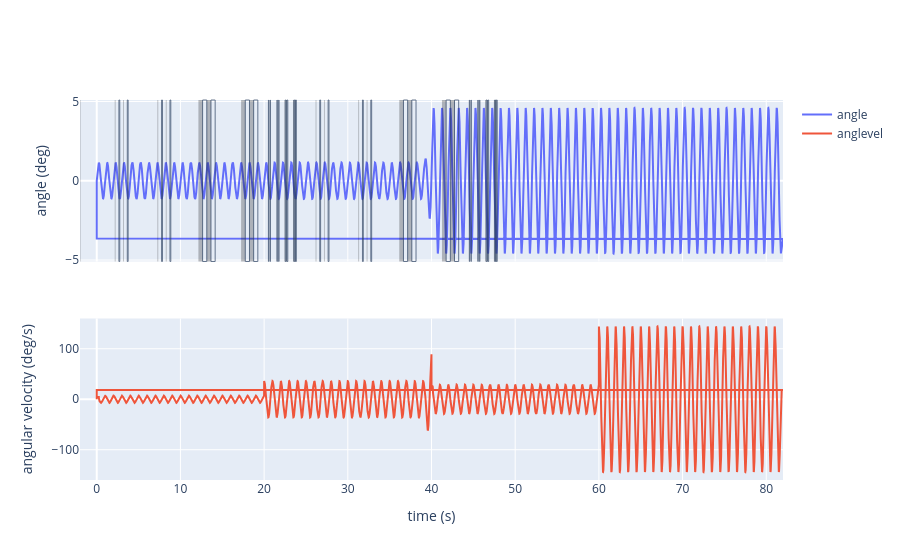

Write notebook code for a chart like this one.
### Markdown cell above
# Plot angles and pulses to CHECK

### Code cell
fig = make_subplots(rows = 2, cols = 1,
                   shared_xaxes=True)
fig.add_trace(
    go.Scatter(x = tnorm, y = angle, mode="lines", name="angle"),
    row=1, col=1)

for onoff in Lonoff:
    fig.add_vrect(x0 = onoff[0], x1=onoff[1], fillcolor="black", opacity=0.25, line_width=0,
                      row=1, col=1)

for onoff in Ronoff:
    fig.add_vrect(x0 = onoff[0], x1=onoff[1], opacity=0.7, line_width=1,
                      row=1, col=1)

fig.update_yaxes(title_text = "angle (deg)", row=1)
fig.add_trace(
    go.Scatter(x = tnorm, y = anglevel, mode="lines", name="anglevel"),
    row=2, col=1)

fig.update_yaxes(title_text = "angular velocity (deg/s)", row=2)
fig.update_xaxes(title_text = "time (s)", row=2)

### Figure 1 — Plotly figure (JSON) as saved in the notebook; plotly's stock layout.template omitted (floating-point values rounded to 4 significant figures; data arrays with more than 128 entries replaced by an {"elided": "..."} marker saying what was removed)
{"data": [{"mode": "lines", "name": "angle", "type": "scatter", "x": {"elided": "55401 float values"}, "xaxis": "x", "y": {"elided": "55401 float values"}, "yaxis": "y"}, {"mode": "lines", "name": "anglevel", "type": "scatter", "x": {"elided": "55401 float values"}, "xaxis": "x2", "y": {"elided": "55401 float values"}, "yaxis": "y2"}], "layout": {"shapes": [{"fillcolor": "black", "line": {"width": 0}, "opacity": 0.25, "type": "rect", "x0": 2.15, "x1": 2.25, "xref": "x", "y0": 0, "y1": 1, "yref": "y domain"}, {"fillcolor": "black", "line": {"width": 0}, "opacity": 0.25, "type": "rect", "x0": 3.15, "x1": 3.25, "xref": "x", "y0": 0, "y1": 1, "yref": "y domain"}, {"fillcolor": "black", "line": {"width": 0}, "opacity": 0.25, "type": "rect", "x0": 7.25, "x1": 7.35, "xref": "x", "y0": 0, "y1": 1, "yref": "y domain"}, {"fillcolor": "black", "line": {"width": 0}, "opacity": 0.25, "type": "rect", "x0": 8.25, "x1": 8.35, "xref": "x", "y0": 0, "y1": 1, "yref": "y domain"}, {"fillcolor": "black", "line": {"width": 0}, "opacity": 0.25, "type": "rect", "x0": 12.15, "x1": 12.65, "xref": "x", "y0": 0, "y1": 1, "yref": "y domain"}, {"fillcolor": "black", "line": {"width": 0}, "opacity": 0.25, "type": "rect", "x0": 13.15, "x1": 13.65, "xref": "x", "y0": 0, "y1": 1, "yref": "y domain"}, {"fillcolor": "black", "line": {"width": 0}, "opacity": 0.25, "type": "rect", "x0": 17.25, "x1": 17.75, "xref": "x", "y0": 0, "y1": 1, "yref": "y domain"}, {"fillcolor": "black", "line": {"width": 0}, "opacity": 0.25, "type": "rect", "x0": 18.25, "x1": 18.75, "xref": "x", "y0": 0, "y1": 1, "yref": "y domain"}, {"fillcolor": "black", "line": {"width": 0}, "opacity": 0.25, "type": "rect", "x0": 20.43, "x1": 20.45, "xref": "x", "y0": 0, "y1": 1, "yref": "y domain"}, {"fillcolor": "black", "line": {"width": 0}, "opacity": 0.25, "type": "rect", "x0": 20.63, "x1": 20.65, "xref": "x", "y0": 0, "y1": 1, "yref": "y domain"}, {"fillcolor": "black", "line": {"width": 0}, "opacity": 0.25, "type": "rect", "x0": 21.45, "x1": 21.47, "xref": "x", "y0": 0, "y1": 1, "yref": "y domain"}, {"fillcolor": "black", "line": {"width": 0}, "opacity": 0.25, "type": "rect", "x0": 21.65, "x1": 21.67, "xref": "x", "y0": 0, "y1": 1, "yref": "y domain"}, {"fillcolor": "black", "line": {"width": 0}, "opacity": 0.25, "type": "rect", "x0": 22.43, "x1": 22.53, "xref": "x", "y0": 0, "y1": 1, "yref": "y domain"}, {"fillcolor": "black", "line": {"width": 0}, "opacity": 0.25, "type": "rect", "x0": 22.63, "x1": 22.73, "xref": "x", "y0": 0, "y1": 1, "yref": "y domain"}, {"fillcolor": "black", "line": {"width": 0}, "opacity": 0.25, "type": "rect", "x0": 23.45, "x1": 23.55, "xref": "x", "y0": 0, "y1": 1, "yref": "y domain"}, {"fillcolor": "black", "line": {"width": 0}, "opacity": 0.25, "type": "rect", "x0": 23.65, "x1": 23.75, "xref": "x", "y0": 0, "y1": 1, "yref": "y domain"}, {"fillcolor": "black", "line": {"width": 0}, "opacity": 0.25, "type": "rect", "x0": 26.15, "x1": 26.25, "xref": "x", "y0": 0, "y1": 1, "yref": "y domain"}, {"fillcolor": "black", "line": {"width": 0}, "opacity": 0.25, "type": "rect", "x0": 27.15, "x1": 27.25, "xref": "x", "y0": 0, "y1": 1, "yref": "y domain"}, {"fillcolor": "black", "line": {"width": 0}, "opacity": 0.25, "type": "rect", "x0": 31.25, "x1": 31.35, "xref": "x", "y0": 0, "y1": 1, "yref": "y domain"}, {"fillcolor": "black", "line": {"width": 0}, "opacity": 0.25, "type": "rect", "x0": 32.25, "x1": 32.35, "xref": "x", "y0": 0, "y1": 1, "yref": "y domain"}, {"fillcolor": "black", "line": {"width": 0}, "opacity": 0.25, "type": "rect", "x0": 36.15, "x1": 36.65, "xref": "x", "y0": 0, "y1": 1, "yref": "y domain"}, {"fillcolor": "black", "line": {"width": 0}, "opacity": 0.25, "type": "rect", "x0": 37.15, "x1": 37.65, "xref": "x", "y0": 0, "y1": 1, "yref": "y domain"}, {"fillcolor": "black", "line": {"width": 0}, "opacity": 0.25, "type": "rect", "x0": 41.25, "x1": 41.75, "xref": "x", "y0": 0, "y1": 1, "yref": "y domain"}, {"fillcolor": "black", "line": {"width": 0}, "opacity": 0.25, "type": "rect", "x0": 42.25, "x1": 42.75, "xref": "x", "y0": 0, "y1": 1, "yref": "y domain"}, {"fillcolor": "black", "line": {"width": 0}, "opacity": 0.25, "type": "rect", "x0": 44.43, "x1": 44.45, "xref": "x", "y0": 0, "y1": 1, "yref": "y domain"}, {"fillcolor": "black", "line": {"width": 0}, "opacity": 0.25, "type": "rect", "x0": 44.63, "x1": 44.65, "xref": "x", "y0": 0, "y1": 1, "yref": "y domain"}, {"fillcolor": "black", "line": {"width": 0}, "opacity": 0.25, "type": "rect", "x0": 45.45, "x1": 45.47, "xref": "x", "y0": 0, "y1": 1, "yref": "y domain"}, {"fillcolor": "black", "line": {"width": 0}, "opacity": 0.25, "type": "rect", "x0": 45.65, "x1": 45.67, "xref": "x", "y0": 0, "y1": 1, "yref": "y domain"}, {"fillcolor": "black", "line": {"width": 0}, "opacity": 0.25, "type": "rect", "x0": 46.43, "x1": 46.53, "xref": "x", "y0": 0, "y1": 1, "yref": "y domain"}, {"fillcolor": "black", "line": {"width": 0}, "opacity": 0.25, "type": "rect", "x0": 46.63, "x1": 46.73, "xref": "x", "y0": 0, "y1": 1, "yref": "y domain"}, {"fillcolor": "black", "line": {"width": 0}, "opacity": 0.25, "type": "rect", "x0": 47.45, "x1": 47.55, "xref": "x", "y0": 0, "y1": 1, "yref": "y domain"}, {"fillcolor": "black", "line": {"width": 0}, "opacity": 0.25, "type": "rect", "x0": 47.65, "x1": 47.75, "xref": "x", "y0": 0, "y1": 1, "yref": "y domain"}, {"fillcolor": "black", "line": {"width": 0}, "opacity": 0.25, "type": "rect", "x0": -2, "x1": -1.94, "xref": "x", "y0": 0, "y1": 1, "yref": "y domain"}, {"line": {"width": 1}, "opacity": 0.7, "type": "rect", "x0": 2.65, "x1": 2.75, "xref": "x", "y0": 0, "y1": 1, "yref": "y domain"}, {"line": {"width": 1}, "opacity": 0.7, "type": "rect", "x0": 3.65, "x1": 3.75, "xref": "x", "y0": 0, "y1": 1, "yref": "y domain"}, {"line": {"width": 1}, "opacity": 0.7, "type": "rect", "x0": 7.75, "x1": 7.85, "xref": "x", "y0": 0, "y1": 1, "yref": "y domain"}, {"line": {"width": 1}, "opacity": 0.7, "type": "rect", "x0": 8.75, "x1": 8.85, "xref": "x", "y0": 0, "y1": 1, "yref": "y domain"}, {"line": {"width": 1}, "opacity": 0.7, "type": "rect", "x0": 12.65, "x1": 13.15, "xref": "x", "y0": 0, "y1": 1, "yref": "y domain"}, {"line": {"width": 1}, "opacity": 0.7, "type": "rect", "x0": 13.65, "x1": 14.15, "xref": "x", "y0": 0, "y1": 1, "yref": "y domain"}, {"line": {"width": 1}, "opacity": 0.7, "type": "rect", "x0": 17.75, "x1": 18.25, "xref": "x", "y0": 0, "y1": 1, "yref": "y domain"}, {"line": {"width": 1}, "opacity": 0.7, "type": "rect", "x0": 18.75, "x1": 19.25, "xref": "x", "y0": 0, "y1": 1, "yref": "y domain"}, {"line": {"width": 1}, "opacity": 0.7, "type": "rect", "x0": 20.53, "x1": 20.55, "xref": "x", "y0": 0, "y1": 1, "yref": "y domain"}, {"line": {"width": 1}, "opacity": 0.7, "type": "rect", "x0": 20.73, "x1": 20.75, "xref": "x", "y0": 0, "y1": 1, "yref": "y domain"}, {"line": {"width": 1}, "opacity": 0.7, "type": "rect", "x0": 21.55, "x1": 21.57, "xref": "x", "y0": 0, "y1": 1, "yref": "y domain"}, {"line": {"width": 1}, "opacity": 0.7, "type": "rect", "x0": 21.75, "x1": 21.77, "xref": "x", "y0": 0, "y1": 1, "yref": "y domain"}, {"line": {"width": 1}, "opacity": 0.7, "type": "rect", "x0": 22.53, "x1": 22.63, "xref": "x", "y0": 0, "y1": 1, "yref": "y domain"}, {"line": {"width": 1}, "opacity": 0.7, "type": "rect", "x0": 22.73, "x1": 22.83, "xref": "x", "y0": 0, "y1": 1, "yref": "y domain"}, {"line": {"width": 1}, "opacity": 0.7, "type": "rect", "x0": 23.55, "x1": 23.65, "xref": "x", "y0": 0, "y1": 1, "yref": "y domain"}, {"line": {"width": 1}, "opacity": 0.7, "type": "rect", "x0": 23.75, "x1": 23.85, "xref": "x", "y0": 0, "y1": 1, "yref": "y domain"}, {"line": {"width": 1}, "opacity": 0.7, "type": "rect", "x0": 26.65, "x1": 26.75, "xref": "x", "y0": 0, "y1": 1, "yref": "y domain"}, {"line": {"width": 1}, "opacity": 0.7, "type": "rect", "x0": 27.65, "x1": 27.75, "xref": "x", "y0": 0, "y1": 1, "yref": "y domain"}, {"line": {"width": 1}, "opacity": 0.7, "type": "rect", "x0": 31.75, "x1": 31.85, "xref": "x", "y0": 0, "y1": 1, "yref": "y domain"}, {"line": {"width": 1}, "opacity": 0.7, "type": "rect", "x0": 32.75, "x1": 32.85, "xref": "x", "y0": 0, "y1": 1, "yref": "y domain"}, {"line": {"width": 1}, "opacity": 0.7, "type": "rect", "x0": 36.65, "x1": 37.15, "xref": "x", "y0": 0, "y1": 1, "yref": "y domain"}, {"line": {"width": 1}, "opacity": 0.7, "type": "rect", "x0": 37.65, "x1": 38.15, "xref": "x", "y0": 0, "y1": 1, "yref": "y domain"}, {"line": {"width": 1}, "opacity": 0.7, "type": "rect", "x0": 41.75, "x1": 42.25, "xref": "x", "y0": 0, "y1": 1, "yref": "y domain"}, {"line": {"width": 1}, "opacity": 0.7, "type": "rect", "x0": 42.75, "x1": 43.25, "xref": "x", "y0": 0, "y1": 1, "yref": "y domain"}, {"line": {"width": 1}, "opacity": 0.7, "type": "rect", "x0": 44.53, "x1": 44.55, "xref": "x", "y0": 0, "y1": 1, "yref": "y domain"}, {"line": {"width": 1}, "opacity": 0.7, "type": "rect", "x0": 44.73, "x1": 44.75, "xref": "x", "y0": 0, "y1": 1, "yref": "y domain"}, {"line": {"width": 1}, "opacity": 0.7, "type": "rect", "x0": 45.55, "x1": 45.57, "xref": "x", "y0": 0, "y1": 1, "yref": "y domain"}, {"line": {"width": 1}, "opacity": 0.7, "type": "rect", "x0": 45.75, "x1": 45.77, "xref": "x", "y0": 0, "y1": 1, "yref": "y domain"}, {"line": {"width": 1}, "opacity": 0.7, "type": "rect", "x0": 46.53, "x1": 46.63, "xref": "x", "y0": 0, "y1": 1, "yref": "y domain"}, {"line": {"width": 1}, "opacity": 0.7, "type": "rect", "x0": 46.73, "x1": 46.83, "xref": "x", "y0": 0, "y1": 1, "yref": "y domain"}, {"line": {"width": 1}, "opacity": 0.7, "type": "rect", "x0": 47.55, "x1": 47.65, "xref": "x", "y0": 0, "y1": 1, "yref": "y domain"}, {"line": {"width": 1}, "opacity": 0.7, "type": "rect", "x0": 47.75, "x1": 47.85, "xref": "x", "y0": 0, "y1": 1, "yref": "y domain"}], "xaxis": {"anchor": "y", "domain": [0, 1], "matches": "x2", "showticklabels": false}, "xaxis2": {"anchor": "y2", "domain": [0, 1], "title": {"text": "time (s)"}}, "yaxis": {"anchor": "x", "domain": [0.575, 1], "title": {"text": "angle (deg)"}}, "yaxis2": {"anchor": "x2", "domain": [0, 0.425], "title": {"text": "angular velocity (deg/s)"}}}}
